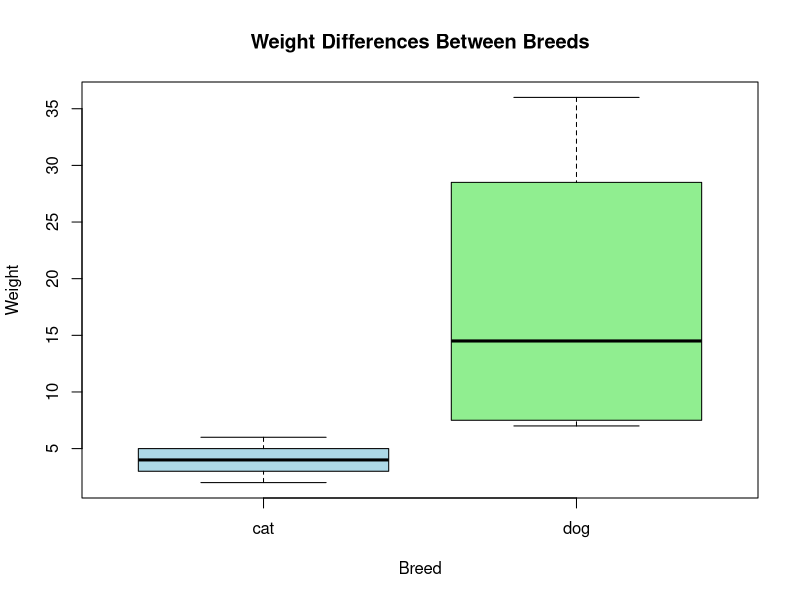

R code for this plot:
# Create the Data Frame

pets <- data.frame(
  Name = c("Flipper", "Bromley", "Nox", "Orion", "Dagger", "Zizi", "Carrie"),
  Months_old = c(53, 19, 34, 41, 84, 140, 109),
  Size = c("medium", "small", "medium", "large", "small", "extra small", "large"),
  Weight = c(21, 8, 4, 6, 7, 2, 36),
  Breed = c("dog", "dog", "cat", "cat", "dog", "cat", "dog"),
  stringsAsFactors = TRUE 
)
print(pets)




levels(pets$Breed) <- c("cat", "dog")
print(pets$Breed)




print(pets$Weight)      
print(pets[, "Size"])    



pets$Age_in_years <- pets$Months_old / 12
print(pets)

print(table(pets$Breed, pets$Size))


print(aggregate(Weight ~ Breed, data = pets, FUN = mean))

boxplot(Weight ~ Breed, data = pets,
        col = c("lightblue", "lightgreen"),
        main = "Weight Differences Between Breeds",
        xlab = "Breed", ylab = "Weight")

